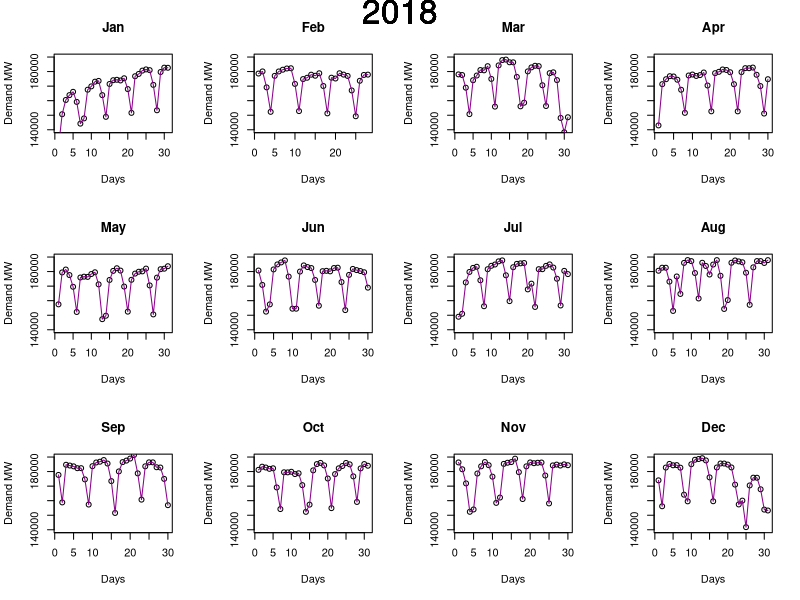
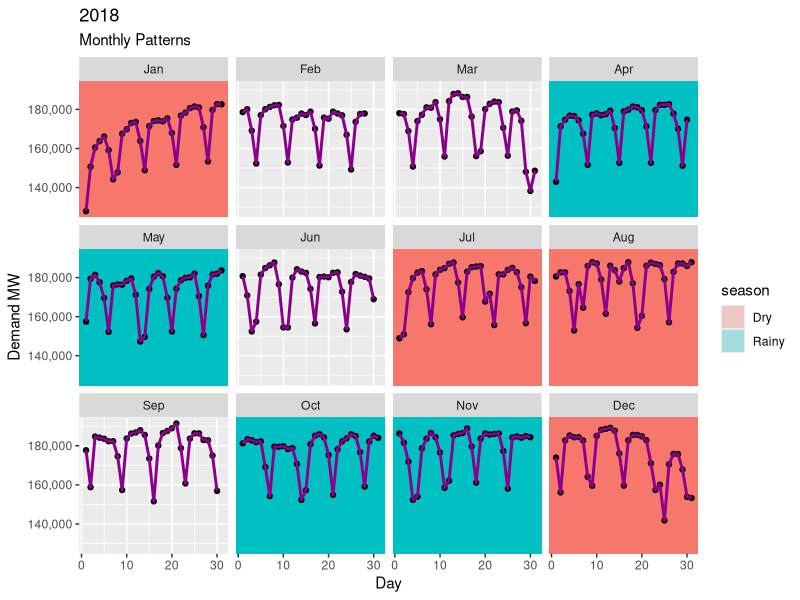

These figures' R source, in order:
library(readxl)
library(dplyr)
library(tidyr)
library(stringr)
library(ggplot2)
library(splines)
library(gam)
library(lubridate)

# 0. Getting the data for that year
hourly_demand <- as.data.frame(read_xlsx("./colombia_demand_data/Demanda_por_OR_2018.xlsx",col_names=c('date','operator_code','hr.0','hr.1','hr.2','hr.3','hr.4','hr.5','hr.6','hr.7','hr.8','hr.9','hr.10','hr.11','hr.12','hr.13','hr.14','hr.15','hr.16','hr.17','hr.18','hr.19','hr.20','hr.21','hr.22','hr.23','version'),skip=3))

# 1. Dropping the operator information because we dont need it
drop<-c("operator_code","version")

hourly_final = hourly_demand[,!(names(hourly_demand) %in% drop)]

# 2. Aggregating operator information by date
by_date <- hourly_final %>% group_by(date)

# 3. Transforming data from wide to long
sum_hourly_demand<-by_date %>% summarise_at(vars(hr.0:hr.23), sum, na.rm = TRUE)

long_hourly<-as.data.frame(sum_hourly_demand %>% gather(hour, electricity_demand_kwh, hr.0:hr.23))

long_hourly$hour_final<-str_pad(gsub('[^0-9]','',long_hourly$hour), 2, pad = "0")

long_hourly$date_time<-as.POSIXct(paste(long_hourly$date,paste(as.character(long_hourly$hour_final),"00","00",sep=":"),sep=" "),tz="UTC")

keeps<-c("date_time","electricity_demand_kwh")

hourly_demand_df<-long_hourly[keeps]

hourly_demand_df$yr<-year(hourly_demand_df$date_time)

hourly_demand_df$mt<-month(hourly_demand_df$date_time)

hourly_demand_df$dy<-day(hourly_demand_df$date_time)

hourly_demand_df$hr<-hour(hourly_demand_df$date_time)

hourly_demand_df$yday<-yday(hourly_demand_df$date_time)

hourly_demand_df$dy_lb<-wday(hourly_demand_df$date_time, label=TRUE)

hourly_demand_df$dy_nb<-wday(hourly_demand_df$date_time, week_start=1)

hourly_demand_df$wk<-as.factor(ifelse(hourly_demand_df$dy_nb>=6,"wknd","wk"))

hourly_demand_df$date<-ymd(paste(hourly_demand_df$yr, str_pad(hourly_demand_df$mt, 2, pad = "0"), str_pad(hourly_demand_df$dy, 2, pad = "0"), sep= '-'))

appended_demand_sb <-as.data.frame(hourly_demand_df %>% group_by(date) %>% summarise(demand = sum(electricity_demand_kwh)))

appended_demand_sb$dy<-day(appended_demand_sb$date)

appended_demand_sb$mt<-as.integer(month(appended_demand_sb$date))

appended_demand_sb$mt_lb<-lubridate::month(appended_demand_sb$date,label=TRUE)

appended_demand_sb$season<-ifelse(appended_demand_sb$mt %in% c(4,5,10,11),"Rainy",
                            ifelse(appended_demand_sb$mt %in% c(12,1,7,8),"Dry","NA"))

par(mfrow = c(3,4)) #(4,8) c(4,4)
for(i in 1:12) {  #1 to 16 then 17-30
  
  df_sub<-appended_demand_sb[appended_demand_sb$mt==i,]
  
  dem<-data.frame(day=df_sub$dy,demand=df_sub$demand/1000)
  
  fc<-unique(lubridate::month(df_sub$date,label=TRUE))
  
  plot(dem$day,dem$demand,xlab="Days",ylab="Demand MW",main=fc,ylim=c(140000,190000))
  lines(dem$day,dem$demand,col='darkmagenta','l')
  mtext("2018", side = 3, line = -2, outer = TRUE, cex=2)
}

library(ggplot2)
ggplot(appended_demand_sb,aes(x=dy,y=demand/1000))+
  geom_rect(data = subset(appended_demand_sb,season == "Dry"),aes(fill = season),xmin = -Inf, xmax = Inf, ymin = -Inf, ymax = Inf,alpha = 0.3)+
  geom_rect(data = subset(appended_demand_sb,season == "Rainy"),aes(fill = season),xmin = -Inf, xmax = Inf, ymin = -Inf, ymax = Inf,alpha = 0.3)+
  geom_point(color="black") + geom_line(color="darkmagenta",size=1)+
  labs(title="2018", subtitle="Monthly Patterns",
       y="Demand MW",
       x="Day") + scale_y_continuous(labels = function(x) format(x, big.mark = ",",scientific = FALSE)) +
  facet_wrap(~mt_lb) 


 
 
